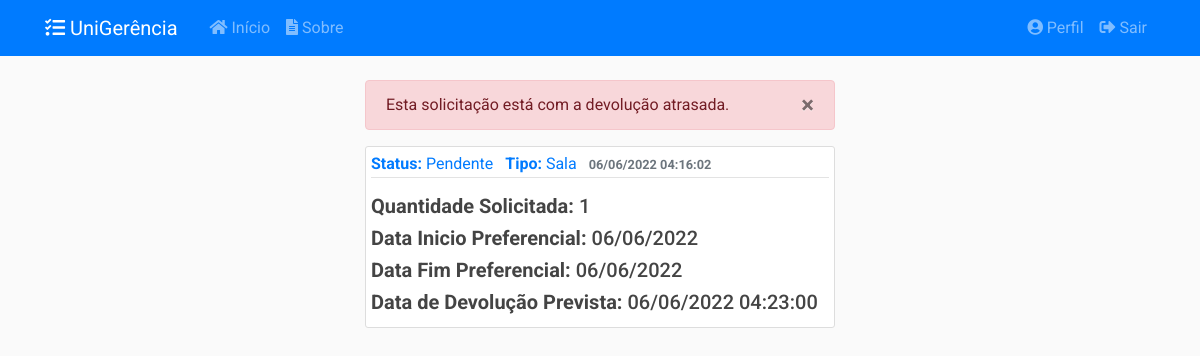
The app's page /solicitacoes/25 (signed in), older data.
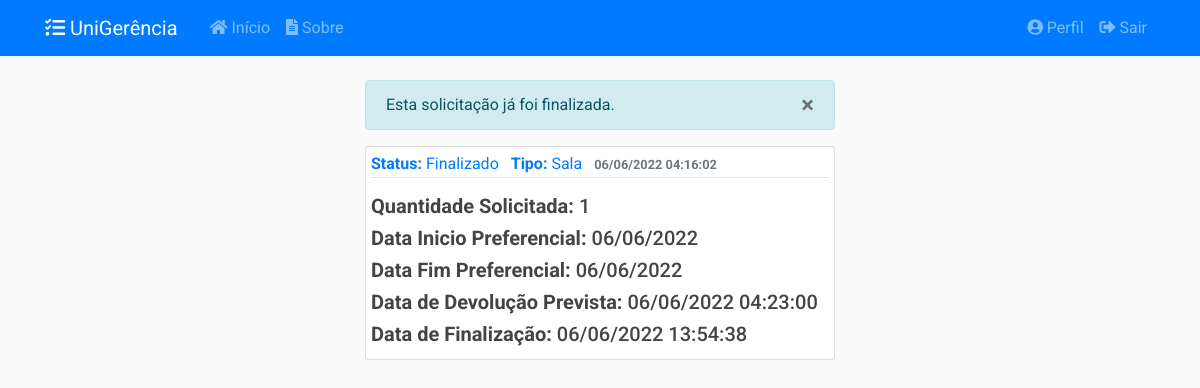
The same page, newer data.
### app/models/solicitacoes.py (models this page shows, shortened)
class Solicitacao(db.Model):
    __tablename__ = 'solicitacoes'
    __table_args__ = {'extend_existing': True}
    id = db.Column(db.Integer, primary_key=True)
    status = db.Column(db.Enum(Status), default=Status.ABERTO.name)
    data_abertura = db.Column(db.DateTime, nullable=False,
                              default=datetime.now().astimezone(fuso_horario))
    data_inicio_pref = db.Column(db.Date, nullable=False)
    data_fim_pref = db.Column(db.Date, nullable=False)
    data_retirada = db.Column(db.DateTime, nullable=True)
    data_devolucao = db.Column(db.DateTime, nullable=True)
    data_cancelamento = db.Column(db.DateTime, nullable=True)
    data_finalizacao = db.Column(db.DateTime, nullable=True)
    quantidade = db.Column(db.Integer, nullable=False, default=0)
    descricao = db.Column(db.String(20), nullable=False)
    tipo = db.Column(db.String(20), nullable=False)
    ativo = db.Column(db.Boolean, nullable=False, default=True)
    usuario_id = db.Column(db.Integer, db.ForeignKey('usuarios.id'),
                           nullable=False)
    turno_id = db.Column(db.Integer, db.ForeignKey('turnos.id'),
                           nullable=False)
    turno = db.relationship('Turno', back_populates='solicitacoes')
    def recupera_id(sol_id):
        return Solicitacao.query.filter_by(id=sol_id).filter_by(ativo=True).first_or_404()
    def verifica_autor(self, usuario):
        if self.autor == usuario or self.autor.tipo.name == 'AMDIN':
            return True
        else:
            return False
    __mapper_args__ = {
        'polymorphic_identity': 'SOLICITACAO',
        'polymorphic_on': tipo
    }
    def __repr__(self):
        return f"Solicitação #{self.id} - {self.tipo} - {self.status.value}"

### app/controllers/solicitacoes.py (the view)
@solicitacoes.route("/<int:solicitacao_id>")
@login_required
def solicitacao(solicitacao_id):
    solicitacao = Solicitacao.recupera_id(solicitacao_id)
    if not solicitacao.verifica_autor(current_user):
        abort(403)
    return render_template('solicitacoes/solicitacao.html',
                           title=solicitacao, solicitacao=solicitacao)

### app/models/usuarios.py (called while the page is built)
@login_manager.user_loader
def load_user(user_id):
    return Usuario.query.get(int(user_id))

### app/templates/solicitacoes/solicitacao.html (shortened to what this page needs)
{% extends "layout.html" %}
{% block conteudo %}
{% if solicitacao.status.name != 'PENDENTE' %}
<div class="alert alert-info" role="alert" id="alert-message">
    <button type="button" class="close" data-dismiss="alert">
    <span>&times;</span>
    </button>
    {% if solicitacao.status.name == 'ABERTO' %}
    Esta solicitação ainda não foi confirmada.
    {% elif solicitacao.status.name == 'SOLICITADO' %}
    Esta solicitação está na lista de espera.
    {% elif solicitacao.status.name == 'CONFIRMADO' %}
    Esta solicitação foi confirmada.
    {% elif solicitacao.status.name == 'CANCELADO' %}
    Esta solicitação foi cancelada.
    {% elif solicitacao.status.name == 'FECHADO' %}
    Esta solicitação já foi finalizada.
    {% endif %}
</div>
{% else %}
<div class="alert alert-danger" role="alert" id="alert-message">
    <button type="button" class="close" data-dismiss="alert">
    <span>&times;</span>
    </button>
    Esta solicitação está com a devolução atrasada.
</div>
{% endif %}
<article class="media content-section">
    <div class="media-body">
        <div class="article-metadata mb-3">
            <a class="mr-2"><strong>Status:</strong> {{ solicitacao.status.value }}</a>
            {% if solicitacao.tipo == 'EQUIPAMENTO' %}
            <a class="mr-2"><strong>Tipo:</strong> Equipamento</a>
            {% elif solicitacao.tipo == 'SALA' %}
            <a class="mr-2"><strong>Tipo:</strong> Sala</a>
            {% endif %}
            <small class="text-muted"><strong>{{ solicitacao.data_abertura.strftime('%d/%m/%Y %H:%M:%S') }}</strong></small>
        </div>
        {% if solicitacao.quantidade %}
            <h5 class="article-content"><strong>Quantidade Solicitada:</strong> {{ solicitacao.quantidade }}</h5>
        {% endif %}
        {% if solicitacao.data_inicio_pref %}
            <h5 class="article-content"><strong>Data Inicio Preferencial:</strong> {{ solicitacao.data_inicio_pref.strftime('%d/%m/%Y') }}</h5>
        {% endif %}
        {% if solicitacao.data_fim_pref %}
            <h5 class="article-content"><strong>Data Fim Preferencial:</strong> {{ solicitacao.data_fim_pref.strftime('%d/%m/%Y') }}</h5>
        {% endif %}
        {% if solicitacao.data_devolucao %}
            <h5 class="article-content"><strong>Data de Devolução Prevista:</strong> {{ solicitacao.data_devolucao.strftime('%d/%m/%Y %H:%M:%S') }}</h5>
        {% endif %}
        {% if solicitacao.data_finalizacao %}
            <h5 class="article-content"><strong>Data de Finalização:</strong> {{ solicitacao.data_finalizacao.strftime('%d/%m/%Y %H:%M:%S') }}</h5>
        {% endif %}
    </div>
</article>
{% endblock conteudo %}

Row changes from the older to the newer data that the page shows:
changed Solicitacao: status "PENDENTE" → "FECHADO" (drawn); status.value "Pendente" → "Finalizado"; data_finalizacao (not shown) → "06/06/2022 13:54:38"
Text that changed along with them:
text no longer shown: "Esta solicitação está com a devolução atrasada."
text now shown: "Esta solicitação já foi finalizada. Data de Finalização:"
